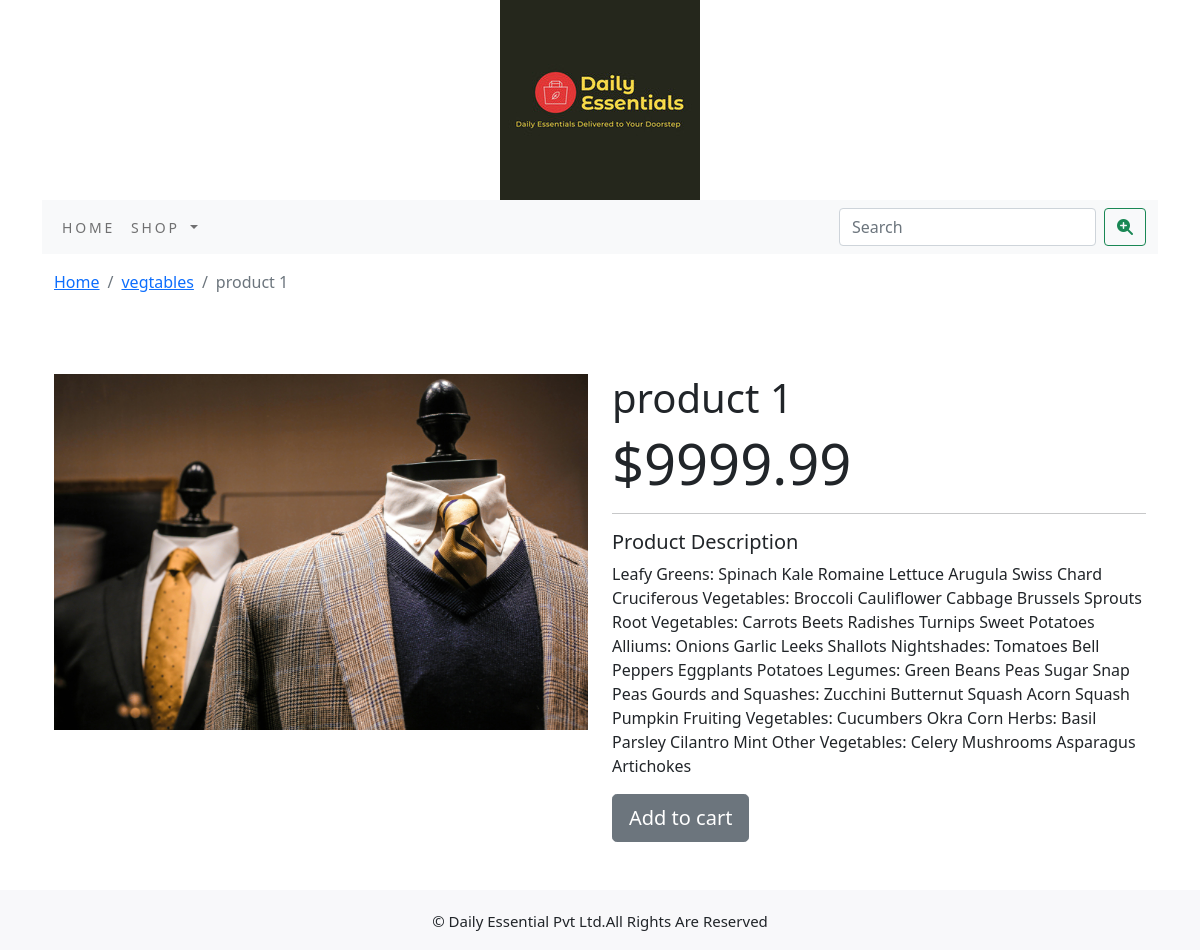
/shop/vegtables/product-1/, run on the app's committed database.
### shop/models.py (models this page shows, shortened)
class Product(models.Model):
    name = models.CharField(max_length=300, unique=True)
    slug = models.SlugField(max_length=300, unique=True)
    description = models.TextField(blank=True)
    price=models.DecimalField(max_digits=10,decimal_places=2)
    category=models.ForeignKey(Category,on_delete=models.CASCADE)
    image=models.ImageField(upload_to='products/', blank=True)
    stock=models.IntegerField()
    available=models.BooleanField(default=True)
    created=models.DateTimeField(auto_now_add=True)
    update=models.DateTimeField(auto_now=True)
    class Meta:
        ordering=('name',)
        verbose_name='product'
        verbose_name_plural='products'

class Category(models.Model):
    name=models.CharField(max_length=300,unique=True)
    slug=models.SlugField(max_length=300,unique=True)
    description=models.TextField(blank=True)
    image=models.ImageField(upload_to='category',blank=True)
    class Meta:
        ordering=('name',)
        verbose_name='category'
        verbose_name_plural='categories'
    def get_url(self):
        return reverse('shop:product_by_category',args=[self.slug])
    def __str__(self):
        return '{}'.format(self.name)

### shop/views.py (the view)
# urls.py: path('<slug:c_slug>/<slug:product_slug>/',views.proDetail,name='prodCatdetail'),
def proDetail(request,c_slug,product_slug):
    try:
        product=Product.objects.get(category__slug=c_slug,slug=product_slug)
    except Exception as e:
        raise e
    return render(request,'product.html',{'product':product})

### cart/context_processors.py (called while the page is built)
def counter(request):
    item_count=0
    if 'admin' in request.path:
        return {}
    else:
        try:
            cart=Cart.objects.filter(cart_id=_cart_id(request))
            car_items=CartItem.objects.all().filter(cart=cart[:1])
            for cart_item in car_items:
                item_count += cart_item.quantity
        except Cart.DoesNotExist:
            item_count=0
    return dict(item_count=item_count)

### cart/views.py (called while the page is built)
def _cart_id(request):
    cart = request.session.session_key
    if not cart:
        cart = request.session.create()
    return cart

### shop/context_processors.py (called while the page is built)
def menu_links(request):
    links=Category.objects.all()
    return dict(links=links)

### templates/product.html (shortened to what this page needs)
{% extends 'base.html' %}
{% load static %}
{% block content %}
<div class="breadcrumb-container py-3">
    <div class="container">
        <nav aria-label="breadcrumb">
            <ol class="breadcrumb">
                <li class="breadcrumb-item"><a href="{% url 'shop:allProdCat' %}">Home</a></li>
                <li class="breadcrumb-item"><a href="{{ product.category.get_url }}">{{ product.category }}</a></li>
                <li class="breadcrumb-item active" aria-current="page">{{ product.name }}</li>
            </ol>
        </nav>
    </div>
</div>
<div class="container product-container my-5">
    <div class="row">
        <div class="col-12 col-lg-6 text-center">
            <div class="product-image-wrapper mb-4">
                <img class="img-fluid" src="{{ product.image.url }}" alt="{{ product.name }}">
            </div>
        </div>
        <div class="col-12 col-lg-6">
            <div class="product-details">
                <h1 class="product-title">{{ product.name }}</h1>
                <p class="product-price display-4">${{ product.price }}</p>
                <hr>
                <h5 class="product-description-title">Product Description</h5>
                <p class="product-description text-justify">{{ product.description }}</p>
                {% if product.stock <= 0 %}
                    <p class="out-of-stock text-danger"><strong>Out of stock</strong></p>
                {% else %}
                    <a class="btn btn-secondary btn-lg" href="{% url 'cart:add_cart' product.id %}">Add to cart</a>
                {% endif %}
            </div>
        </div>
    </div>
</div>
{% endblock %}

### static/css/custom.css (style rules this page uses)
body { // <uniquifier>: Use a unique and descriptive class name // <weight>: Use a value from 200 to 900 .inconsolata-<uniquifier> font-family: "Inconsolata", monospace; font-optical-sizing: auto; font-weight: <weight>; font-style: normal; font-variation-settings: "wdth" 100; }

### data on the page
Product: category "vegtables", name "product 1", image (picture), price "9999.99", description "Leafy Greens: Spinach Kale Romaine Lettuce Arugula Swiss Chard Cruciferous Vegetables: Broccoli Cauliflower Cabbage Brussels Sprouts Root Vegetables: Carrots Beets Radishes Turnips Sweet Potatoes Alliums: Onions Garlic Leeks Shallots Nightshades: Tomatoes Bell Peppers Eggplants Potatoes Legumes: Green Beans Peas Sugar Snap Peas Gourds and Squashes: Zucchini Butternut Squash Acorn Squash Pumpkin Fruiting Vegetables: Cucumbers Okra Corn Herbs: Basil Parsley Cilantro Mint Other Vegetables: Celery Mushrooms Asparagus Artichokes"
